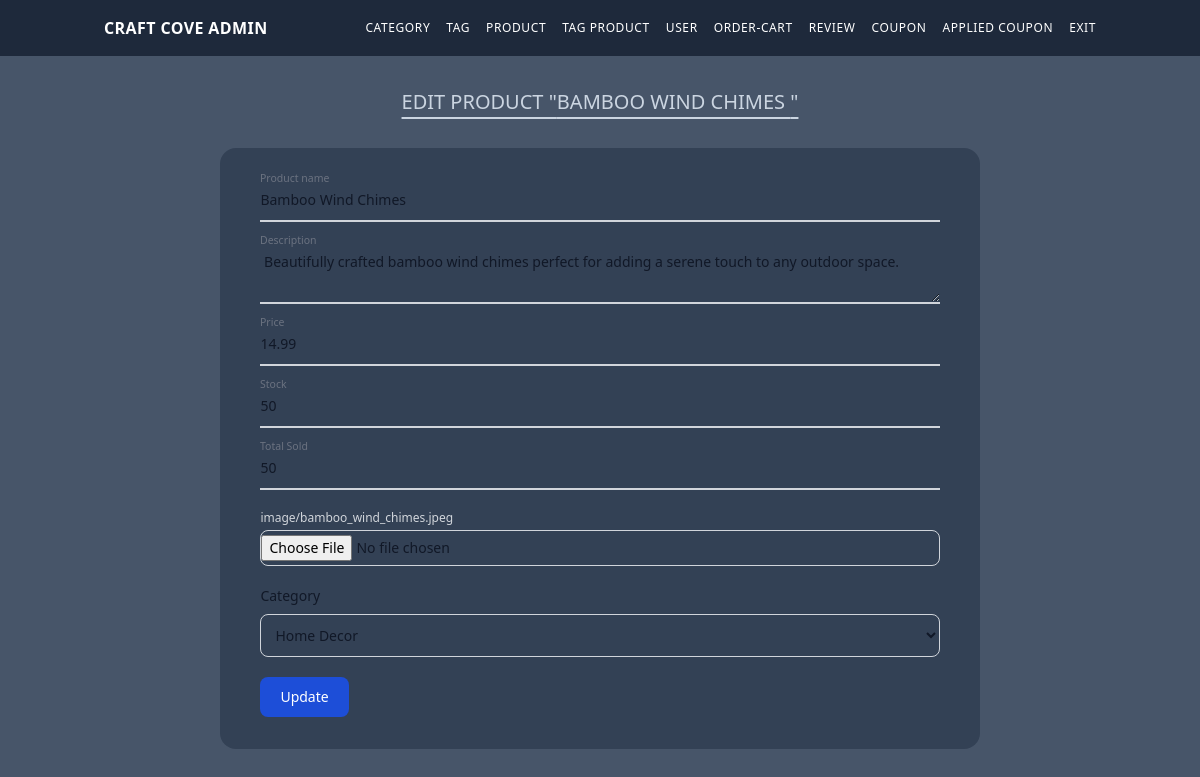
Screenshot of /admin_product_edit.php?id=1 (signed in) with the database file from the repository.
### tables this page shows
CREATE TABLE product
(
    id          INT AUTO_INCREMENT PRIMARY KEY,
    name        VARCHAR(255)   NOT NULL UNIQUE,
    img_url     VARCHAR(255),
    description TEXT,
    price       DECIMAL(10, 2) NOT NULL,
    total_sold  INT       DEFAULT 0,
    category_id INT            NOT NULL,
    created_at  TIMESTAMP DEFAULT CURRENT_TIMESTAMP,
    updated_at  TIMESTAMP DEFAULT CURRENT_TIMESTAMP ON UPDATE CURRENT_TIMESTAMP,
    stock       INT(11) DEFAULT 0,
    FOREIGN KEY (category_id) REFERENCES category (id) ON DELETE CASCADE
);

CREATE TABLE category
(
    id   INT AUTO_INCREMENT PRIMARY KEY,
    name VARCHAR(255) NOT NULL UNIQUE
);

### admin_product_edit.php (the view, shortened to what this page needs)
<?php
global $conn;
$id = isset($_GET['id']) ? $_GET['id'] : null;
$sql = "SELECT * FROM product WHERE id = '$id'";
$result = $conn->query($sql);
$row = $result->fetch_assoc();
$cat_sql = "SELECT DISTINCT c.id as category_id,c.name as category_name FROM product p JOIN category c ON p.category_id=c.id WHERE p.id = '$id'";
$cat_result = $conn->query($cat_sql);
$catRow = $cat_result->fetch_assoc();
?>
<div class="flex min-h-screen items-center mt-4 flex-col">
    <h2 class="text-slate-300 text-xl uppercase underline underline-offset-8 mb-8">Edit product "<?= $row['name'] ?>
        "</h2>
    <form action="admin_product_edit.php?id=<?= $id ?>" class="w-[65%] mx-auto bg-slate-700 px-10 py-8 rounded-2xl"
          method="post"
          enctype="multipart/form-data">
        <div class="relative z-0 w-full mb-5 group">
            <input type="text" name="name" id="name"
                   class="block py-2.5 px-0 w-full text-sm text-gray-900 bg-transparent border-0 border-b-2 border-gray-300 appearance-none dark:text-white dark:border-gray-600 dark:focus:border-blue-500 focus:outline-none focus:ring-0 focus:border-blue-600 peer"
                   placeholder=" " required value="<?= $row['name'] ?>"/>
            <label for="name"
                   class="peer-focus:font-medium absolute text-sm text-gray-500 dark:text-gray-400 duration-300 transform -translate-y-6 scale-75 top-3 -z-10 origin-[0] peer-focus:start-0 rtl:peer-focus:translate-x-1/4 rtl:peer-focus:left-auto peer-focus:text-blue-600 peer-focus:dark:text-blue-500 peer-placeholder-shown:scale-100 peer-placeholder-shown:translate-y-0 peer-focus:scale-75 peer-focus:-translate-y-6">Product
                name</label>
        </div>
        <div class="relative z-0 w-full mb-5 group">
            <textarea name="description" id="description"
                      class="block py-2.5 px-0 w-full text-sm text-gray-900 bg-transparent border-0 border-b-2 border-gray-300 appearance-none dark:text-white dark:border-gray-600 dark:focus:border-blue-500 focus:outline-none focus:ring-0 focus:border-blue-600 peer"
                      placeholder=" " required> <?= $row['description'] ?> </textarea>
            <label for="description"
                   class="peer-focus:font-medium absolute text-sm text-gray-500 dark:text-gray-400 duration-300 transform -translate-y-6 scale-75 top-3 -z-10 origin-[0] peer-focus:start-0 rtl:peer-focus:translate-x-1/4 rtl:peer-focus:left-auto peer-focus:text-blue-600 peer-focus:dark:text-blue-500 peer-placeholder-shown:scale-100 peer-placeholder-shown:translate-y-0 peer-focus:scale-75 peer-focus:-translate-y-6">Description</label>
        </div>
        <div class="relative z-0 w-full mb-5 group">
            <input type="number" name="price" id="price" step="any"
                   class="block py-2.5 px-0 w-full text-sm text-gray-900 bg-transparent border-0 border-b-2 border-gray-300 appearance-none dark:text-white dark:border-gray-600 dark:focus:border-blue-500 focus:outline-none focus:ring-0 focus:border-blue-600 peer"
                   placeholder=" " required value="<?= $row['price'] ?>"/>
            <label for="price"
                   class="peer-focus:font-medium absolute text-sm text-gray-500 dark:text-gray-400 duration-300 transform -translate-y-6 scale-75 top-3 -z-10 origin-[0] peer-focus:start-0 rtl:peer-focus:translate-x-1/4 rtl:peer-focus:left-auto peer-focus:text-blue-600 peer-focus:dark:text-blue-500 peer-placeholder-shown:scale-100 peer-placeholder-shown:translate-y-0 peer-focus:scale-75 peer-focus:-translate-y-6">Price</label>
        </div>
        <div class="relative z-0 w-full mb-5 group">
            <input type="number" name="stock" id="stock"
                   class="block py-2.5 px-0 w-full text-sm text-gray-900 bg-transparent border-0 border-b-2 border-gray-300 appearance-none dark:text-white dark:border-gray-600 dark:focus:border-blue-500 focus:outline-none focus:ring-0 focus:border-blue-600 peer"
                   placeholder=" " required value="<?= $row['stock'] ?>"/>
            <label for="stock"
                   class="peer-focus:font-medium absolute text-sm text-gray-500 dark:text-gray-400 duration-300 transform -translate-y-6 scale-75 top-3 -z-10 origin-[0] peer-focus:start-0 rtl:peer-focus:translate-x-1/4 rtl:peer-focus:left-auto peer-focus:text-blue-600 peer-focus:dark:text-blue-500 peer-placeholder-shown:scale-100 peer-placeholder-shown:translate-y-0 peer-focus:scale-75 peer-focus:-translate-y-6">Stock</label>
        </div>
        <div class="relative z-0 w-full mb-5 group">
            <input type="number" name="total_sold" id="total_sold"
                   class="block py-2.5 px-0 w-full text-sm text-gray-900 bg-transparent border-0 border-b-2 border-gray-300 appearance-none dark:text-white dark:border-gray-600 dark:focus:border-blue-500 focus:outline-none focus:ring-0 focus:border-blue-600 peer"
                   placeholder=" " value="<?= $row['total_sold'] ?>" required/>
            <label for="total_sold"
                   class="peer-focus:font-medium absolute text-sm text-gray-500 dark:text-gray-400 duration-300 transform -translate-y-6 scale-75 top-3 -z-10 origin-[0] peer-focus:start-0 rtl:peer-focus:translate-x-1/4 rtl:peer-focus:left-auto peer-focus:text-blue-600 peer-focus:dark:text-blue-500 peer-placeholder-shown:scale-100 peer-placeholder-shown:translate-y-0 peer-focus:scale-75 peer-focus:-translate-y-6">Total
                Sold</label>
        </div>
        <div class="relative z-0 w-full mb-5 group">
            <p class="text-xs pb-1"><?= htmlspecialchars($row['img_url']) ?></p>
            <input class="block w-full mb-5 text-sm py-1 text-gray-900 border border-gray-300 rounded-lg cursor-pointer bg-gray-50 dark:text-gray-400 appearance-none focus:outline-none bg-transparent dark:border-gray-600 dark:placeholder-gray-400"
                   id="img_url" type="file" name="img_url">
        </div>
        <div class="mb-5">
            <label for="category" class="block mb-2 text-sm font-medium text-gray-900 dark:text-white">Category</label>
            <select id="category" name="category" required
                    class="bg-transparent border border-gray-300 text-gray-900 text-sm rounded-lg focus:ring-blue-500 focus:border-blue-500 block w-full p-2.5 dark:bg-gray-700 dark:border-gray-600 dark:placeholder-gray-400 dark:text-white dark:focus:ring-blue-500 dark:focus:border-blue-500">
                <option value="<?= $catRow['category_id'] ?>"><?= $catRow['category_name'] ?></option>
            </select>
        </div>
        <button type="submit"
                class="text-white bg-blue-700 hover:bg-blue-800 focus:ring-4 focus:outline-none focus:ring-blue-300 font-medium rounded-lg text-sm w-full sm:w-auto px-5 py-2.5 text-center dark:bg-blue-600 dark:hover:bg-blue-700 dark:focus:ring-blue-800">
            Update
        </button>
    </form>
</div>

### rows the page displays
product: name "BAMBOO WIND CHIMES", name "Bamboo Wind Chimes", description "Beautifully crafted bamboo wind chimes perfect for adding a serene touch to any outdoor space.", price "14.99", stock "50", total_sold "50", img_url "image/bamboo_wind_chimes.jpeg"
category: category "Home Decor"
